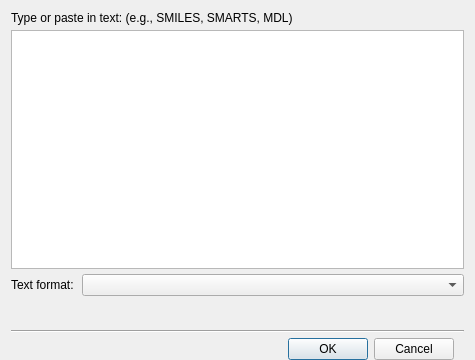
<?xml version="1.0" encoding="UTF-8"?>
<ui version="4.0">
 <class>PasteInTextDialog</class>
 <widget class="QWidget" name="PasteInTextDialog">
  <property name="geometry">
   <rect>
    <x>0</x>
    <y>0</y>
    <width>475</width>
    <height>360</height>
   </rect>
  </property>
  <property name="minimumSize">
   <size>
    <width>475</width>
    <height>360</height>
   </size>
  </property>
  <property name="windowTitle">
   <string>Paste in Structure Text</string>
  </property>
  <layout class="QVBoxLayout" name="verticalLayout">
   <property name="spacing">
    <number>5</number>
   </property>
   <property name="bottomMargin">
    <number>0</number>
   </property>
   <item>
    <widget class="QLabel" name="label_2">
     <property name="text">
      <string>&lt;html&gt;&lt;head/&gt;&lt;body&gt;&lt;p&gt;Type or paste in text: (e.g.,  SMILES,  SMARTS,  MDL)&lt;/p&gt;&lt;/body&gt;&lt;/html&gt;</string>
     </property>
     <property name="textFormat">
      <enum>Qt::RichText</enum>
     </property>
    </widget>
   </item>
   <item>
    <widget class="QPlainTextEdit" name="structure_text_edit"/>
   </item>
   <item>
    <layout class="QHBoxLayout" name="horizontalLayout_2">
     <item>
      <widget class="QLabel" name="format_lbl">
       <property name="sizePolicy">
        <sizepolicy hsizetype="Fixed" vsizetype="Preferred">
         <horstretch>0</horstretch>
         <verstretch>0</verstretch>
        </sizepolicy>
       </property>
       <property name="text">
        <string>Text format: </string>
       </property>
      </widget>
     </item>
     <item>
      <widget class="QComboBox" name="format_combo"/>
     </item>
    </layout>
   </item>
   <item>
    <widget class="QLabel" name="status_lbl">
     <property name="font">
      <font>
       <italic>true</italic>
      </font>
     </property>
    </widget>
   </item>
   <item>
    <spacer name="verticalSpacer">
     <property name="orientation">
      <enum>Qt::Vertical</enum>
     </property>
     <property name="sizeType">
      <enum>QSizePolicy::Fixed</enum>
     </property>
     <property name="sizeHint" stdset="0">
      <size>
       <width>20</width>
       <height>10</height>
      </size>
     </property>
    </spacer>
   </item>
   <item>
    <widget class="Line" name="line">
     <property name="orientation">
      <enum>Qt::Horizontal</enum>
     </property>
    </widget>
   </item>
   <item>
    <layout class="QHBoxLayout" name="horizontalLayout">
     <property name="spacing">
      <number>-1</number>
     </property>
     <property name="topMargin">
      <number>0</number>
     </property>
     <property name="rightMargin">
      <number>10</number>
     </property>
     <property name="bottomMargin">
      <number>0</number>
     </property>
     <item>
      <widget class="QDialogButtonBox" name="buttonBox">
       <property name="orientation">
        <enum>Qt::Horizontal</enum>
       </property>
       <property name="standardButtons">
        <set>QDialogButtonBox::Cancel|QDialogButtonBox::Ok</set>
       </property>
      </widget>
     </item>
    </layout>
   </item>
  </layout>
 </widget>
 <resources>
  <include location="../sketcher.qrc"/>
 </resources>
 <connections/>
</ui>
